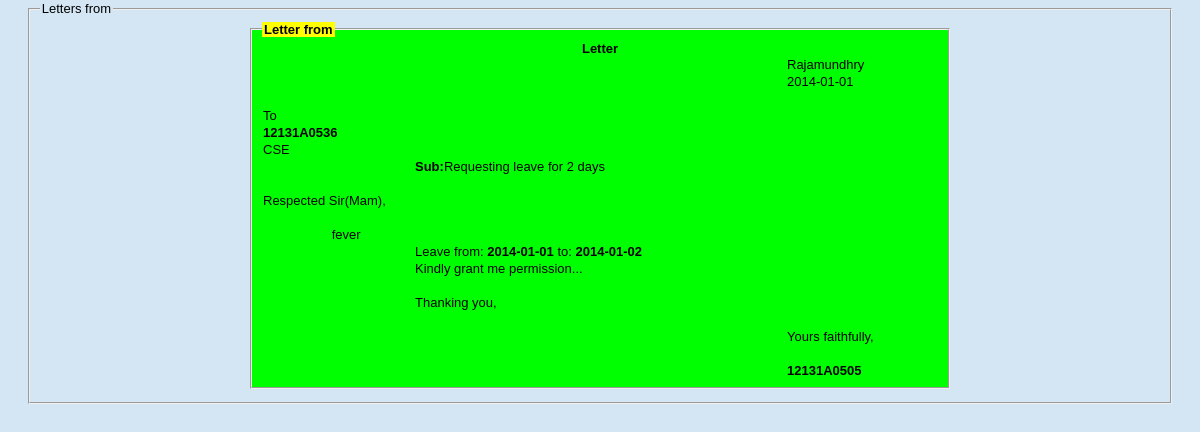
Screenshot of /viewletter.php?id=10 with the database file from the repository.
### tables this page shows
CREATE TABLE IF NOT EXISTS `letter` (
  `sno` int(200) NOT NULL AUTO_INCREMENT,
  `uid` varchar(10) NOT NULL,
  `place` varchar(20) NOT NULL DEFAULT 'Madhurawada',
  `date` date NOT NULL,
  `letterto` varchar(20) NOT NULL,
  `dept` varchar(5) NOT NULL,
  `subject` varchar(200) NOT NULL DEFAULT 'Requesting Leave',
  `content` varchar(2000) NOT NULL,
  `fromdate` date NOT NULL,
  `todate` date NOT NULL,
  `request` varchar(200) NOT NULL DEFAULT 'Kindly grant me leave',
  `status` int(5) NOT NULL DEFAULT '0',
  PRIMARY KEY (`sno`)
);

### viewletter.php (the view, shortened to what this page needs)
<?php include("includes/header.php"); ?>
<?php $message = "";
if($_GET['link']=="inbox"){
	$uid = $_SESSION['user_id'];
	$uname = $_SESSION['username'];
	$heading = "to ". $uname;
	$id = "uid";
	$page = $_GET['link'];
	}
	else{
		$uname = $_SESSION['username'];
		$heading = "from ". $uname;
		}
 ?>
<table id="structure">
<tr>
<td id="page" align="center">
<fieldset>
<legend>Letters <?php echo $heading; ?></legend>
<table>
<?php
$query = mysql_query("select * from letter where sno = '{$_GET['id']}'");
if(!$query){
	$message = "No Letters found..!";
	}
else {
	while($q = mysql_fetch_array($query)){
		$status = $q['status'];
		if($status == "1")
			$color = 'green';
		 else $color = 'red';
		echo '<tr><td align="center"><fieldset id="'.$color.'"><legend style="background-color:#FF0"><strong>Letter '.$heading.' </strong></legend><table width="100%" height="100%" border="0"><caption><strong>Letter</strong></caption><tr><td width="150">&nbsp;</td><td width="370">&nbsp;</td><td width="150">'.$q["place"].'</td></tr><tr><td>&nbsp;</td><td>&nbsp;</td><td>'.$q["date"].'</td></tr><tr><td>&nbsp;</td></tr><tr><td>To</td><td>&nbsp;</td><td>&nbsp;</td></tr><tr><td><strong>'.$q["letterto"].'</strong></td><td>&nbsp;</td><td>&nbsp;</td></tr><tr><td>'.$q["dept"].'</td><td>&nbsp;</td><td>&nbsp;</td></tr><tr><td>&nbsp;</td><td><strong>Sub:</strong>'.$q["subject"].'</td><td>&nbsp;</td></tr><tr><td>&nbsp;</td></tr><tr><td>Respected Sir(Mam),</td><td>&nbsp;</td><td>&nbsp;</td></tr><tr><td>&nbsp;</td></tr><tr><td colspan="3">&nbsp;&nbsp;&nbsp;&nbsp;&nbsp;&nbsp;&nbsp;&nbsp;&nbsp;&nbsp;&nbsp;&nbsp;&nbsp;&nbsp;&nbsp;&nbsp;&nbsp;&nbsp; '.$q["content"].'</td></tr><tr><td>&nbsp;</td>';
		?>
		<td> <?php if($q["fromdate"] != "0000-00-00" && $q["todate"] != "0000-00-00") echo 'Leave from: <strong>'.$q["fromdate"].'</strong> to: <strong>'.$q["todate"].'</strong>'; ?> </td>
		<?php
        echo '<td>&nbsp;</td></tr><tr><td>&nbsp;</td><td>'.$q["request"].'</td><td>&nbsp;</td></tr><tr><td>&nbsp;</td></tr><tr><td>&nbsp;</td><td>Thanking you,</td><td>&nbsp;</td></tr><tr><td>&nbsp;</td></tr><tr><td>&nbsp;</td><td>&nbsp;</td><td>Yours faithfully,</td></tr><tr><td>&nbsp;</td></tr><tr><td>&nbsp;</td><td>&nbsp;</td><td><strong>'.$q["uid"].'</strong></td></tr></table></fieldset></td></tr><tr><td>';
		}
	}
?>
<tr>
<td>
</td>
</tr>
</table>
</fieldset>
</td>
</tr>
</table>
<?php include("includes/footer.php"); ?>

### stylesheets/public.css (style rules this page uses)
html { height: 100%; width: 100%; }
body { width: 100%; height: 100%; margin: 0px; padding: 0px; border: 0px; font-family: Verdana, Arial, Helvetica, sans-serif; background: #D4E6F4; font-size: 13px; line-height: 15px; }
table, tr, td { border-collapse: collapse; vertical-align: top; font-size: 13px; line-height: 15px; }
#structure { height: 100%; width: 100%; }
#green { background:#00FF00 }
#page { padding-left: 2em; padding-right: 2em; vertical-align: top; background: #0F9F9; }

### rows the page displays
letter: place "Rajamundhry", date "2014-01-01", letterto "12131A0536", dept "CSE", subject "Requesting leave for 2 days", content "fever", fromdate "2014-01-01", todate "2014-01-02", request "Kindly grant me permission...", uid "12131A0505"

### other values shown
$heading "from"
